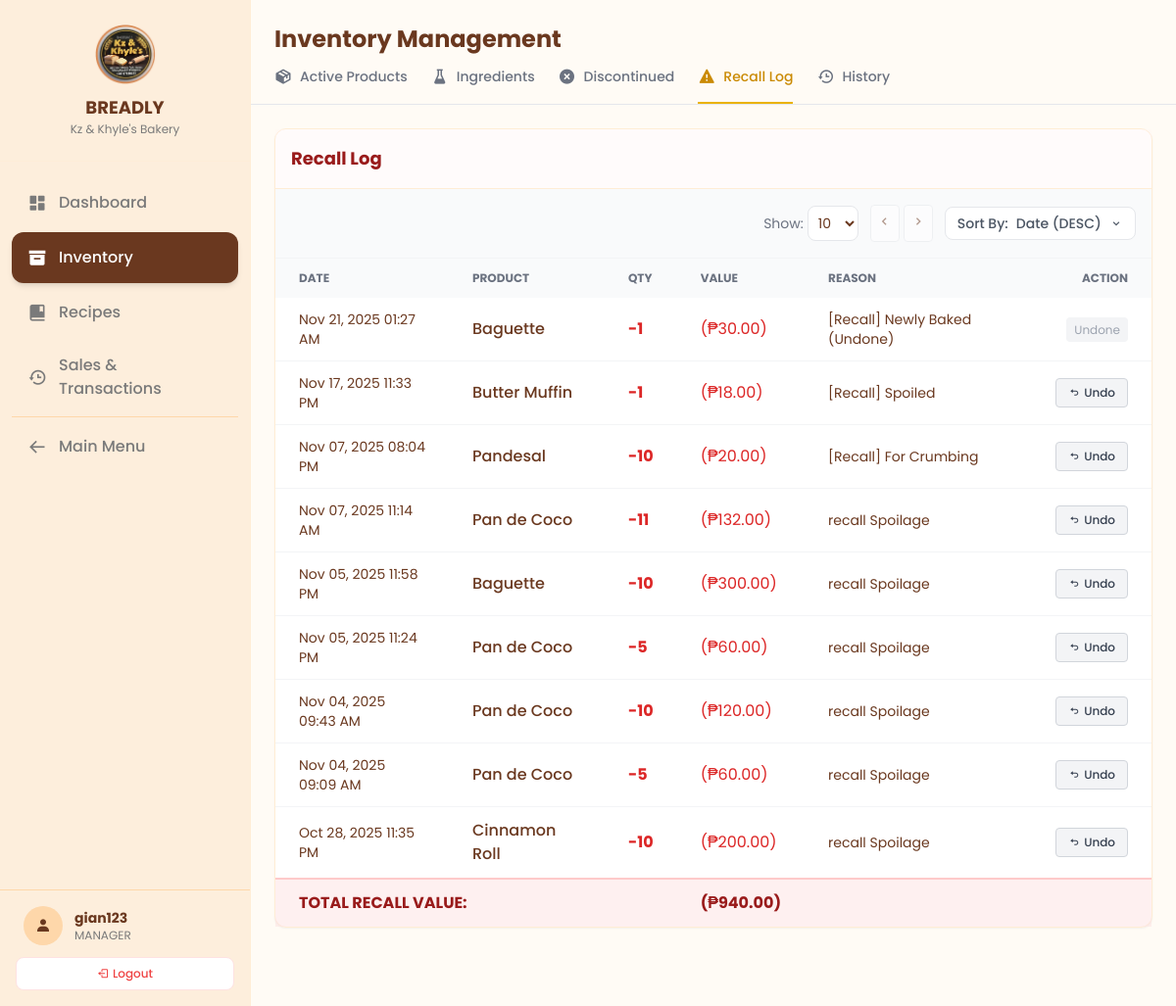
The app's page /nav/inventory_management.php?active_tab=recall (signed in) with its own data.
### tables this page shows
CREATE TABLE `stock_adjustments` (
  `adjustment_id` int(11) NOT NULL,
  `item_id` int(11) NOT NULL,
  `item_type` enum('product','ingredient') NOT NULL,
  `user_id` int(11) DEFAULT NULL,
  `adjustment_qty` float NOT NULL COMMENT 'Can be positive (add) or negative (remove)',
  `reason` varchar(255) DEFAULT NULL,
  `timestamp` datetime DEFAULT current_timestamp()
);

### db_connection.php (called while the page is built, shortened)
<?php
class Database {
    public $conn;
    private function connect() {
        $this->conn = null;
        try {
            $dsn = "mysql:host=" . DB_HOST . ";dbname=" . DB_NAME . ";charset=utf8mb4";
            $options = [
                PDO::ATTR_ERRMODE => PDO::ERRMODE_EXCEPTION,
                PDO::ATTR_DEFAULT_FETCH_MODE => PDO::FETCH_ASSOC,
                PDO::ATTR_EMULATE_PREPARES => false,
            ];
            $this->conn = new PDO($dsn, DB_USER, DB_PASS, $options);
            $this->conn->exec("SET time_zone = '+08:00';");
        } catch (PDOException $e) {
            error_log("Database Connection Failed: " . $e->getMessage());
            die("Database Connection Error. Check error logs.");
        }
    }
    public function getConnection() {
        return $this->conn;
    }
}
?>

### src/AbstractManager.php (called while the page is built, shortened)
<?php
require_once '../db_connection.php';
abstract class AbstractManager {
    public function __construct() {
        $db = new Database();
        $this->conn = $db->getConnection();
    }
}
?>

### src/InventoryManager.php (called while the page is built, shortened)
<?php
require_once 'AbstractManager.php';
class InventoryManager extends AbstractManager implements ListableData {
    public function getRecallHistoryByDate($date_start, $date_end) {
        try {
            $sql = "SELECT sa.adjustment_id, sa.timestamp, u.username, sa.item_type, sa.item_id,
                        COALESCE(p.name, i.name) AS item_name, sa.adjustment_qty, sa.reason,
                        CASE WHEN sa.item_type = 'product' AND sa.adjustment_qty < 0
                             THEN sa.adjustment_qty * p.price ELSE 0 END AS removed_value
                    FROM stock_adjustments sa
                    LEFT JOIN users u ON sa.user_id = u.user_id
                    LEFT JOIN products p ON sa.item_id = p.product_id AND sa.item_type = 'product'
                    LEFT JOIN ingredients i ON sa.item_id = i.ingredient_id AND sa.item_type = 'ingredient'
                    WHERE sa.reason LIKE '%recall%' AND sa.adjustment_qty < 0
                      AND DATE(sa.timestamp) BETWEEN ? AND ?
                    ORDER BY sa.timestamp DESC";
            $stmt = $this->conn->prepare($sql);
            $stmt->execute([$date_start, $date_end]);
            return $stmt->fetchAll(PDO::FETCH_ASSOC);
        } catch (PDOException $e) {
            error_log("Error fetching recall history: " . $e->getMessage());
            return [];
        }
    }
}
?>

### nav/inventory_management.php (the view, shortened to what this page needs)
<?php
require_once "../src/InventoryManager.php";
$inventoryManager = new InventoryManager();
$current_role = $_SESSION["role"];
$active_tab = $_POST["active_tab"] ?? $_GET["active_tab"] ?? $_SESSION["active_tab"] ?? "products";
$recall_history = $inventoryManager->getRecallHistoryByDate("1970-01-01", "2099-12-31");
$total_recall_value = 0;
foreach ($recall_history as $log) {
    $total_recall_value += abs($log['removed_value']);
}
?>
<!DOCTYPE html>
<html lang="en">
<head>
    <link href='https://unpkg.com/boxicons@2.1.4/css/boxicons.min.css' rel='stylesheet'>
    <script src="https://cdn.tailwindcss.com"></script>
</head>
<body class="bg-breadly-bg text-breadly-dark font-sans h-screen flex overflow-hidden selection:bg-orange-200">
    <aside class="hidden lg:flex w-64 flex-col bg-breadly-sidebar h-full border-r border-orange-100 shrink-0 transition-all duration-300" id="sidebar">
        <div class="p-6 text-center border-b border-orange-100/50">
            <img src="../images/kzklogo.png" alt="BREADLY Logo" class="w-16 mx-auto mb-2">
            <h5 class="font-bold text-lg text-breadly-dark">BREADLY</h5>
            <p class="text-xs text-breadly-secondary">Kz & Khyle's Bakery</p>
        </div>
        <nav class="flex-1 overflow-y-auto py-4 px-3 space-y-1">
            <a href="dashboard_panel.php" class="flex items-center gap-3 px-4 py-3 rounded-xl transition-colors text-breadly-secondary hover:bg-orange-100 hover:text-breadly-dark">
                <i class='bx bxs-dashboard text-xl'></i><span class="font-medium">Dashboard</span>
            </a>
            <a href="inventory_management.php" class="flex items-center gap-3 px-4 py-3 rounded-xl transition-colors bg-breadly-dark text-white shadow-md">
                <i class='bx bxs-box text-xl'></i><span class="font-medium">Inventory</span>
            </a>
            <a href="recipes.php" class="flex items-center gap-3 px-4 py-3 rounded-xl transition-colors text-breadly-secondary hover:bg-orange-100 hover:text-breadly-dark">
                <i class='bx bxs-book-bookmark text-xl'></i><span class="font-medium">Recipes</span>
            </a>
            <a href="sales_history.php" class="flex items-center gap-3 px-4 py-3 rounded-xl transition-colors text-breadly-secondary hover:bg-orange-100 hover:text-breadly-dark">
                <i class='bx bx-history text-xl'></i><span class="font-medium">Sales & Transactions</span>
            </a>
            <div class="my-4 border-t border-orange-200"></div>
            <a href="../index.php" class="flex items-center gap-3 px-4 py-3 rounded-xl text-breadly-secondary hover:bg-orange-100 hover:text-breadly-dark transition-colors">
                <i class='bx bx-arrow-back text-xl'></i><span class="font-medium">Main Menu</span>
            </a>
        </nav>
        <div class="p-4 border-t border-orange-200">
            <div class="flex items-center gap-3 px-2 mb-3">
                <div class="w-10 h-10 rounded-full bg-orange-200 flex items-center justify-center text-breadly-dark font-bold"><i class='bx bxs-user'></i></div>
                <div class="flex-1 min-w-0">
                    <p class="text-sm font-bold text-breadly-dark truncate"><?php echo htmlspecialchars($_SESSION['username']); ?></p>
                    <p class="text-xs text-breadly-secondary uppercase"><?php echo str_replace('_', ' ', $current_role); ?></p>
                </div>
            </div>
            <a href="logout.php" class="flex items-center justify-center gap-1 py-2 text-xs font-medium text-red-500 bg-white border border-red-100 rounded-lg hover:bg-red-50 transition-colors">
                <i class='bx bx-log-out'></i> Logout
            </a>
        </div>
    </aside>
    <main class="flex-1 flex flex-col h-full overflow-hidden relative w-full">
        <div class="p-6 pb-2 flex flex-col md:flex-row md:items-center justify-between gap-4 bg-breadly-bg z-10">
            <div class="flex items-center gap-3">
                <h1 class="text-2xl font-bold text-breadly-dark">Inventory Management</h1>
            </div>
        </div>
        <div class="px-6 border-b border-gray-200 bg-breadly-bg overflow-x-auto">
            <div class="flex gap-6 min-w-max" id="inventoryTabs">
                <button onclick="switchTab('products')" id="tab-products" class="pb-3 text-sm font-medium border-b-2 transition-colors flex items-center gap-2 <?php echo ($active_tab == 'products') ? 'border-breadly-btn text-breadly-btn' : 'border-transparent text-gray-500 hover:text-gray-700'; ?>">
                    <i class='bx bxs-package text-lg'></i> Active Products
                </button>
                <button onclick="switchTab('ingredients')" id="tab-ingredients" class="pb-3 text-sm font-medium border-b-2 transition-colors flex items-center gap-2 <?php echo ($active_tab == 'ingredients') ? 'border-breadly-btn text-breadly-btn' : 'border-transparent text-gray-500 hover:text-gray-700'; ?>">
                    <i class='bx bxs-flask text-lg'></i> Ingredients
                </button>
                <button onclick="switchTab('discontinued')" id="tab-discontinued" class="pb-3 text-sm font-medium border-b-2 transition-colors flex items-center gap-2 <?php echo ($active_tab == 'discontinued') ? 'border-breadly-btn text-breadly-btn' : 'border-transparent text-gray-500 hover:text-gray-700'; ?>">
                    <i class='bx bxs-x-circle text-lg'></i> Discontinued
                </button>
                <button onclick="switchTab('recall')" id="tab-recall" class="pb-3 text-sm font-medium border-b-2 transition-colors flex items-center gap-2 <?php echo ($active_tab == 'recall') ? 'border-yellow-500 text-yellow-600' : 'border-transparent text-gray-500 hover:text-gray-700'; ?>">
                    <i class='bx bxs-error text-lg'></i> Recall Log
                </button>
                <button onclick="switchTab('history')" id="tab-history" class="pb-3 text-sm font-medium border-b-2 transition-colors flex items-center gap-2 <?php echo ($active_tab == 'history') ? 'border-breadly-btn text-breadly-btn' : 'border-transparent text-gray-500 hover:text-gray-700'; ?>">
                    <i class='bx bx-history text-lg'></i> History
                </button>
            </div>
        </div>
        <div class="flex-1 overflow-y-auto p-6 pb-20 bg-breadly-bg">
            <div id="pane-recall" class="<?php echo ($active_tab == 'recall') ? '' : 'hidden'; ?>">
                 <div class="bg-white rounded-xl shadow-sm border border-orange-100">
                    <div class="p-4 border-b border-orange-100 bg-red-50/30">
                        <h5 class="font-bold text-lg text-red-800">Recall Log</h5>
                    </div>
                    <div class="p-4 bg-gray-50 flex flex-wrap justify-end items-center gap-3 border-b border-gray-100">
                        <div class="flex items-center gap-1 text-sm">
                            <span class="text-gray-500">Show:</span>
                            <select id="recall-rows-select" class="bg-white border border-gray-200 rounded-lg text-sm p-1.5 focus:outline-none">
                                <option value="10">10</option>
                            </select>
                        </div>
                        <div class="flex items-center gap-1">
                            <button id="recall-prev-btn" disabled class="p-1.5 bg-white border rounded hover:bg-gray-100 disabled:opacity-50"><i class='bx bx-chevron-left'></i></button>
                            <button id="recall-next-btn" class="p-1.5 bg-white border rounded hover:bg-gray-100 disabled:opacity-50"><i class='bx bx-chevron-right'></i></button>
                        </div>
                        <div class="relative dropdown" id="recall-sort-dropdown">
                            <button id="recall-sort-btn" class="flex items-center gap-2 px-3 py-1.5 bg-white border border-gray-200 rounded-lg text-sm font-medium text-gray-600 hover:bg-gray-50">
                                Sort By: <span class="current-sort-text">Date (Descending)</span> <i class='bx bx-chevron-down'></i>
                            </button>
                        </div>
                    </div>
                    <div class="overflow-x-auto">
                        <table class="w-full text-left border-collapse">
                            <thead class="bg-gray-50 text-xs uppercase text-gray-500 font-semibold">
                                <tr>
                                    <th class="px-6 py-3" data-sort-by="date" data-sort-type="date">Date</th>
                                    <th class="px-6 py-3" data-sort-by="product" data-sort-type="text">Product</th>
                                    <th class="px-6 py-3" data-sort-by="qty" data-sort-type="number">Qty</th>
                                    <th class="px-6 py-3" data-sort-by="value" data-sort-type="number">Value</th>
                                    <th class="px-6 py-3">Reason</th>
                                    <th class="px-6 py-3 text-right">Action</th>
                                </tr>
                            </thead>
                            <tbody class="divide-y divide-gray-100" id="recall-table-body">
                                <?php foreach ($recall_history as $log): $isUndone = strpos($log['reason'], '(Undone)') !== false; ?>
                                <tr>
                                    <td class="px-6 py-3 text-sm" data-sort-value="<?php echo strtotime($log["timestamp"]); ?>"><?php echo htmlspecialchars(date("M d, Y h:i A", strtotime($log["timestamp"]))); ?></td>
                                    <td class="px-6 py-3 font-medium"><?php echo htmlspecialchars($log["item_name"] ?? "Deleted"); ?></td>
                                    <td class="px-6 py-3 text-red-600 font-bold" data-sort-value="<?php echo $log["adjustment_qty"]; ?>"><?php echo number_format($log["adjustment_qty"], 0); ?></td>
                                    <td class="px-6 py-3 text-red-600" data-sort-value="<?php echo abs($log["removed_value"]); ?>">(₱<?php echo htmlspecialchars(number_format(abs($log["removed_value"]), 2)); ?>)</td>
                                    <td class="px-6 py-3 text-sm"><?php echo htmlspecialchars($log["reason"]); ?></td>
                                    <td class="px-6 py-3 text-right">
                                        <?php if (!$isUndone): ?>
                                        <form method="POST" action="inventory_management.php" onsubmit="return confirm('Undo recall?');" class="inline">
                                            <button type="submit" class="flex items-center gap-1 bg-gray-100 text-gray-700 px-3 py-1.5 rounded hover:bg-gray-200 transition-colors text-xs font-medium border border-gray-300 ml-auto">
                                                <i class='bx bx-undo'></i> Undo
                                            </button>
                                        </form>
                                        <?php else: ?>
                                            <span class="bg-gray-100 text-gray-400 px-2 py-1 rounded text-xs">Undone</span>
                                        <?php endif; ?>
                                    </td>
                                </tr>
                                <?php endforeach; ?>
                            </tbody>
                            <tfoot class="bg-red-100/50 text-red-800 font-bold border-t-2 border-red-200">
                                <tr>
                                    <td class="px-6 py-3 text-base" colspan="3">TOTAL RECALL VALUE:</td>
                                    <td class="px-6 py-3 text-base">(₱<?php echo number_format($total_recall_value, 2); ?>)</td>
                                    <td class="px-6 py-3" colspan="2"></td>
                                </tr>
                            </tfoot>
                        </table>
                    </div>
                 </div>
            </div>
        </div>
    </main>
</body>
</html>

### records on screen
stock_adjustments: timestamp "Nov 21, 2025 01:27 AM", item_name "Baguette", adjustment_qty "-1", abs($log["removed_value"]) 30 (drawn), removed_value "30.00", reason "[Recall] Newly Baked (Undone)"
stock_adjustments: timestamp "Nov 17, 2025 11:33 PM", item_name "Butter Muffin", adjustment_qty "-1", abs($log["removed_value"]) 18 (drawn), removed_value "18.00", reason "[Recall] Spoiled"
stock_adjustments: timestamp "Nov 07, 2025 08:04 PM", item_name "Pandesal", adjustment_qty "-10", abs($log["removed_value"]) 20 (drawn), removed_value "20.00", reason "[Recall] For Crumbing"
stock_adjustments: timestamp "Nov 07, 2025 11:14 AM", item_name "Pan de Coco", adjustment_qty "-11", abs($log["removed_value"]) 132 (drawn), removed_value "132.00", reason "recall Spoilage"
stock_adjustments: timestamp "Nov 05, 2025 11:58 PM", item_name "Baguette", adjustment_qty "-10", abs($log["removed_value"]) 300 (drawn), removed_value "300.00", reason "recall Spoilage"
stock_adjustments: timestamp "Nov 05, 2025 11:24 PM", item_name "Pan de Coco", adjustment_qty "-5", abs($log["removed_value"]) 60 (drawn), removed_value "60.00", reason "recall Spoilage"
stock_adjustments: timestamp "Nov 04, 2025 09:43 AM", item_name "Pan de Coco", adjustment_qty "-10", abs($log["removed_value"]) 120 (drawn), removed_value "120.00", reason "recall Spoilage"
stock_adjustments: timestamp "Nov 04, 2025 09:09 AM", item_name "Pan de Coco", adjustment_qty "-5", abs($log["removed_value"]) 60 (drawn), removed_value "60.00", reason "recall Spoilage"
stock_adjustments: timestamp "Oct 28, 2025 11:35 PM", item_name "Cinnamon Roll", adjustment_qty "-10", abs($log["removed_value"]) 200 (drawn), removed_value "200.00", reason "recall Spoilage"

### other values on screen
$_SESSION['username'] "gian123"
str_replace('_', ' ', $current_role) "MANAGER"
$total_recall_value "940.00"
